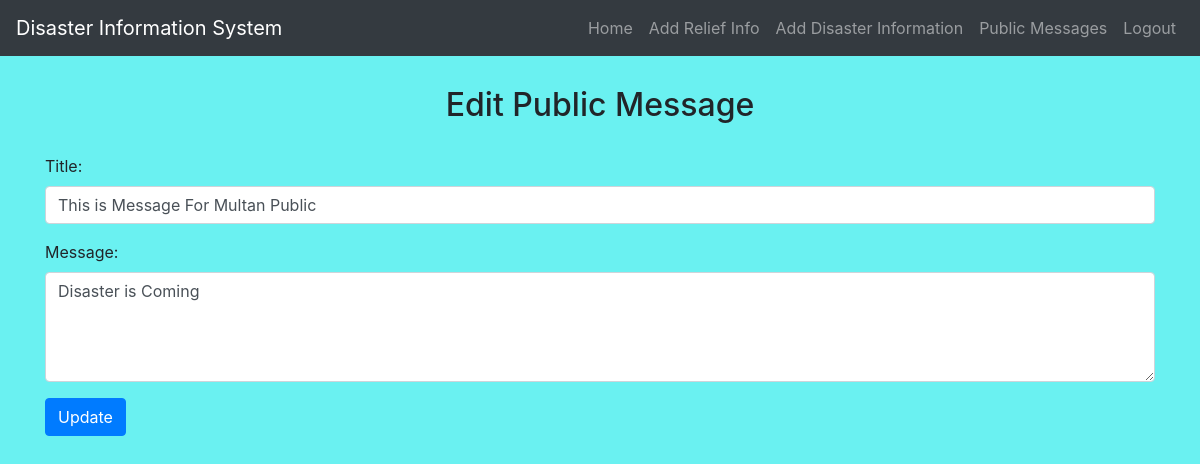
The page /rehab/edit_public_message.php?message_id=1 (signed in) on the database its author committed.
### tables this page shows
CREATE TABLE `publicmessage` (
  `MessageID` int(11) NOT NULL,
  `InstituteID` int(11) DEFAULT NULL,
  `Title` varchar(255) NOT NULL,
  `Message` text NOT NULL,
  `DatePosted` date DEFAULT NULL
);

### rehab/edit_public_message.php (the view, shortened to what this page needs)
<?php
include('config.php');
$userID = $_SESSION['UserID'];
if (isset($_GET['message_id'])) {
    $messageIDToEdit = $_GET['message_id'];
    $editSql = "SELECT * FROM PublicMessage WHERE MessageID = '$messageIDToEdit' AND InstituteID = '$userID'";
    $result = $conn->query($editSql);
    if ($result->num_rows == 1) {
        $message = $result->fetch_assoc();
        $title = $message['Title'];
        $messageText = $message['Message'];
    } else {
        header("Location: view_public_messages.php");
        exit();
    }
} else {
    header("Location: view_public_messages.php");
    exit();
}
?>
<!DOCTYPE html>
<html lang="en">
<head>
    <link rel="stylesheet" href="https://stackpath.bootstrapcdn.com/bootstrap/4.5.2/css/bootstrap.min.css">
    <link rel="stylesheet" href="./css/style.css">
</head>
<body>
    <?php include('navbar.php'); ?>
    <div class="container mt-3">
        <h2>Edit Public Message</h2>
        <?php
        echo "<form action='edit_public_message.php?message_id={$messageIDToEdit}' method='post'>
                <div class='form-group'>
                    <label for='title'>Title:</label>
                    <input type='text' class='form-control' id='title' name='title' value='$title' required>
                </div>
                <div class='form-group'>
                    <label for='message'>Message:</label>
                    <textarea class='form-control' id='message' name='message' rows='4' required>$messageText</textarea>
                </div>
                <button type='submit' class='btn btn-primary'>Update</button>
            </form>";
        ?>
    </div>
</body>
</html>

### rehab/css/style.css (style rules this page uses)
body { background-color:rgb(106, 241, 241); }
h1 , h2 , h3 , h4 { text-align: center; margin: 30px; }

### rows shown on the page
publicmessage: title "This is Message For Multan Public", message "Disaster is Coming"
